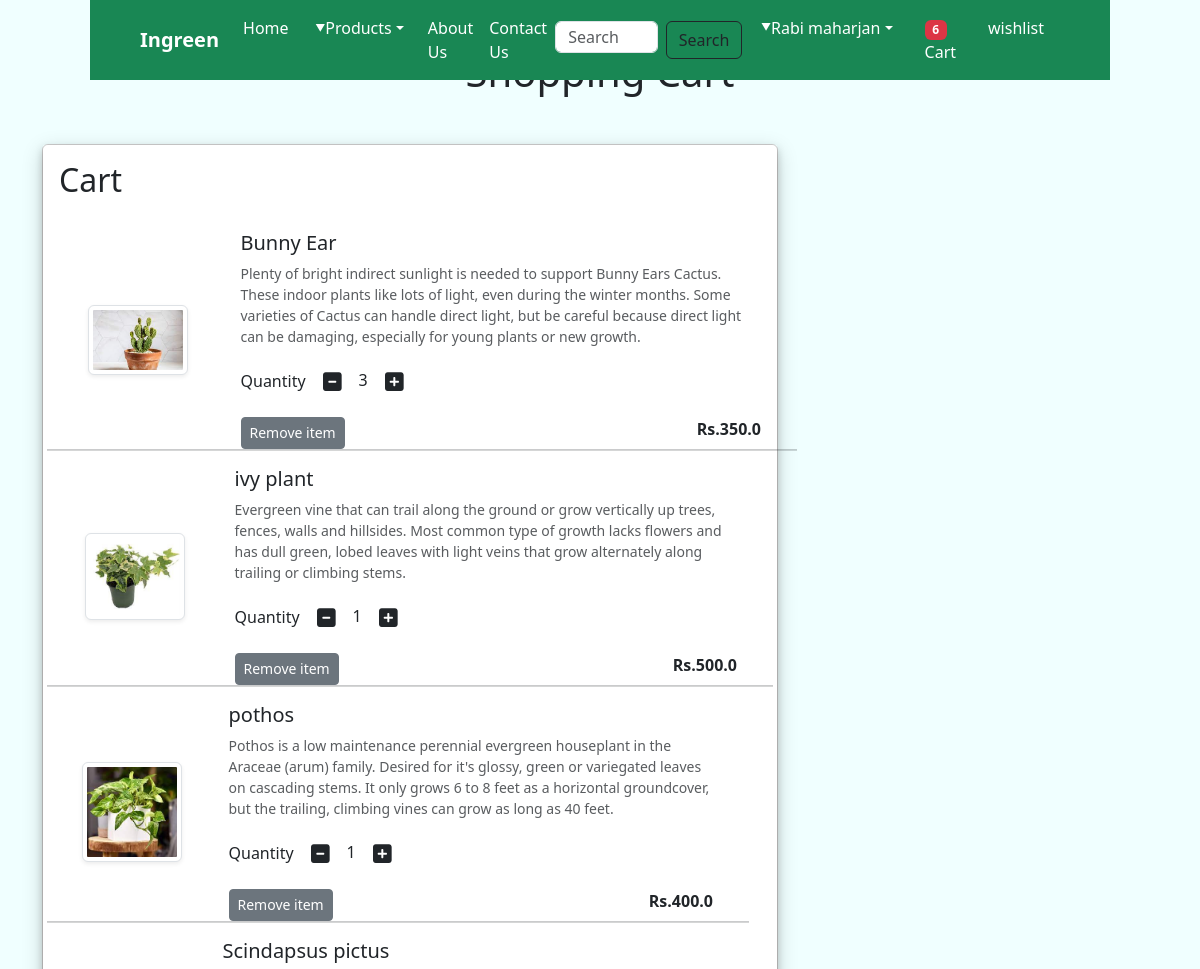
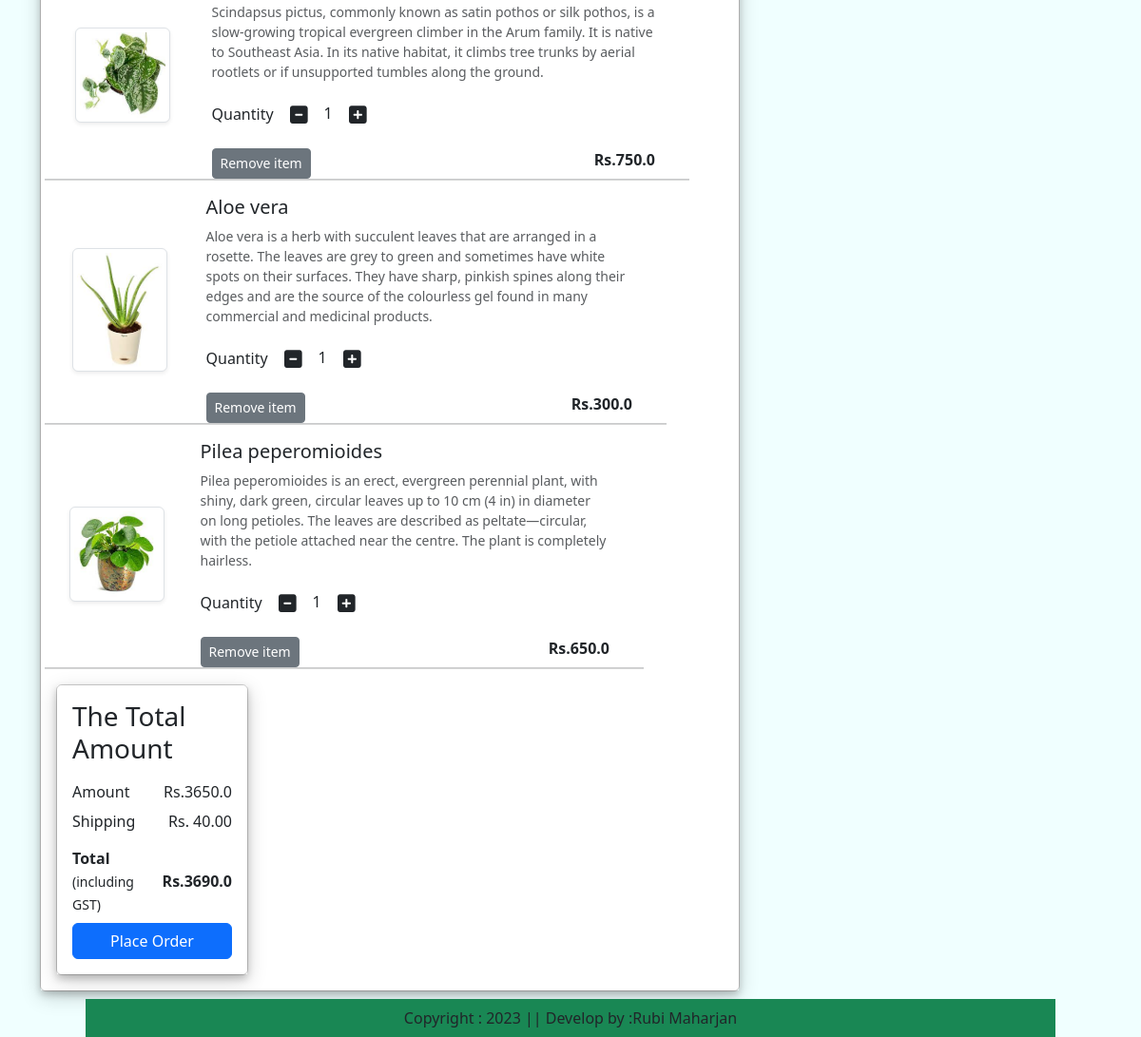
The page /showcart/ (signed in) on the database its author committed (2 pictures, top to bottom).
### app/models.py (models this page shows, shortened)
class Cart(models.Model):
    user =models.ForeignKey(User,on_delete=models.CASCADE)
    product= models.ForeignKey(Product,on_delete=models.CASCADE)
    quantity =models.PositiveIntegerField(default=1)

class Product(models.Model):
    title =models.CharField(max_length=100)
    selling_price =models.FloatField()
    discounted_price=models.FloatField()
    description =models.TextField()
    category =models.CharField(choices=CATEGORY_CHOICES,max_length=2)
    product_image =models.ImageField(upload_to='product')

### app/views.py (the view)
# urls.py: path('showcart/',views.show_cart,name='showcart'),
@login_required
def show_cart(request):
    user = request.user
    cart = Cart.objects.filter(user=user)
    amount = 0
    for p in cart:
        value = p.quantity * p.product.discounted_price
        amount += value
    totalamount = amount + 40
    wishitem = 0
    totalitem = 0
    if request.user.is_authenticated:
        totalitem = len(Cart.objects.filter(user=request.user))
        wishitem = len(Wishlist.objects.filter(user=request.user))
    return render(request, 'addtocart.html', locals())

### app/templates/addtocart.html (shortened to what this page needs)
{% extends 'base.html' %}
{% load static %}
{% block main-content %}
<div class="container my-5">
    <div class="row">
            {% if cart %}
            <br>
            <div>
                <h1 class="text-center mb-5">Shopping Cart</h1>
            </div>
            <div class="col-sm-8">
                <div class="card">
                    <div class="card-body"  style="box-shadow: 0 4px 8px 0 rgba(0, 0, 0, 0.2), 0 6px 20px 0 rgba(0, 0, 0, 0.19); ">
                        <h2>Cart</h2><br>
                        {% for item in cart %}
                        <div class="row"  >
                            <div class="col-sm-3 text-center align-self-center">
                                <img src="{{item.product.product_image.url}}" alt="" srcset=""
                                    class="img-fluid img-thumbnail shadow-sm" height="100" width="100">
                            </div>
                            <div class="col-sm-9">
                                <div>
                                    <h5> {{item.product.title}}
                                    </h5>
                                    <p class="mb-2 text-muted small">
                                        {{item.product.description}}
                                    </p>
                                    <div class="my-3">
                                        <label for="quantity">Quantity</label>
                                        <a class="minus-cart btn" pid="{{ item.product.id }}"><i class="fas fa-minus-square fa-lg"></i></a>
                                        <span class="quantity">{{ item.quantity }}</span>
                                        <a class="plus-cart btn" pid="{{ item.product.id }}"><i class="fas fa-plus-square fa-lg"></i></a>
                                    </div>
                                    <div class="d-flex justify-content-between">
                                        <a class="remove-cart btn btn-sm btn-secondary" pid="{{ item.product.id }}" href="#">Remove item</a>
                                        <p class="mb-2"><span><strong>Rs.{{ item.product.discounted_price }}</strong></span></p>
                                    </div>
                            </div>
                        </div>
                        <hr class="text-muted">
                        {% endfor%}
                    </div>
                </div>
            </div>
            <div class="col-sm-4">
                <div class="card">
                    <div class="card-body" style="box-shadow: 0 4px 8px 0 rgba(0, 0, 0, 0.2), 0 6px 20px 0 rgba(0, 0, 0, 0.19); ">
                        <h3>The Total Amount</h3>
                        <ul class="list-group">
                            <li
                                class="list-group-item d-flex justify-content-between align-items-center border-0 px-0 pb-0">
                                Amount <span id="amount">Rs.{{amount}}</span></li>
                            <li
                                class="list-group-item d-flex justify-content-between align-items-center border-0 px-0 ">
                                Shipping <span id="amount">Rs. 40.00</span></li>
                            <li
                                class="list-group-item d-flex justify-content-between align-items-center border-0 px-0 mb-0">
                                <div>
                                    <strong>Total</strong> <small>(including GST)</small>
                                </div>
                                <span id="totalamount"><strong>Rs.{{totalamount}}</strong></span>
                            </li>
                        </ul>
                        <div class="d-grid"><a href="{% url 'checkout' %} " class="btn btn-primary">Place Order</a></div>
                    </div>
                </div>
            </div>
            {% else %}
            <h1 class="text-center mb-5">Cart is Empty</h1>
            {% endif %}
        </div>
    </div>
{% endblock main-content %}

### app/static/app/css/style.css (style rules this page uses)
body { margin: 0; padding: 0; overflow-x: hidden; }

### rows shown on the page
Cart: product.product_image (picture), product "Bunny Ear", product.description "Plenty of bright indirect sunlight is needed to support Bunny Ears Cactus. These indoor plants like lots of light, even during the winter months. Some varieties of Cactus can handle direct light, but be careful because direct light can be damaging, especially for young plants or new growth.", quantity "3", product.discounted_price "350.0"
Cart: product.product_image (picture), product "ivy plant", product.description "Evergreen vine that can trail along the ground or grow vertically up trees, fences, walls and hillsides. Most common type of growth lacks flowers and has dull green, lobed leaves with light veins that grow alternately along trailing or climbing stems.", quantity "1", product.discounted_price "500.0"
Cart: product.product_image (picture), product "pothos", product.description "Pothos is a low maintenance perennial evergreen houseplant in the Araceae (arum) family. Desired for it's glossy, green or variegated leaves on cascading stems. It only grows 6 to 8 feet as a horizontal groundcover, but the trailing, climbing vines can grow as long as 40 feet.", quantity "1", product.discounted_price "400.0"
Cart: product.product_image (picture), product "Scindapsus pictus", product.description "Scindapsus pictus, commonly known as satin pothos or silk pothos, is a slow-growing tropical evergreen climber in the Arum family. It is native to Southeast Asia. In its native habitat, it climbs tree trunks by aerial rootlets or if unsupported tumbles along the ground.", quantity "1", product.discounted_price "750.0"
Cart: product.product_image (picture), product "Aloe vera", product.description "Aloe vera is a herb with succulent leaves that are arranged in a rosette. The leaves are grey to green and sometimes have white spots on their surfaces. They have sharp, pinkish spines along their edges and are the source of the colourless gel found in many commercial and medicinal products.", quantity "1", product.discounted_price "300.0"
Cart: product.product_image (picture), product "Pilea peperomioides", product.description "Pilea peperomioides is an erect, evergreen perennial plant, with shiny, dark green, circular leaves up to 10 cm (4 in) in diameter on long petioles. The leaves are described as peltate—circular, with the petiole attached near the centre. The plant is completely hairless.", quantity "1", product.discounted_price "650.0"

### other values the page prints
{{ totalitem }} "6"
{{ amount }} "3650.0"
{{ totalamount }} "3690.0"
